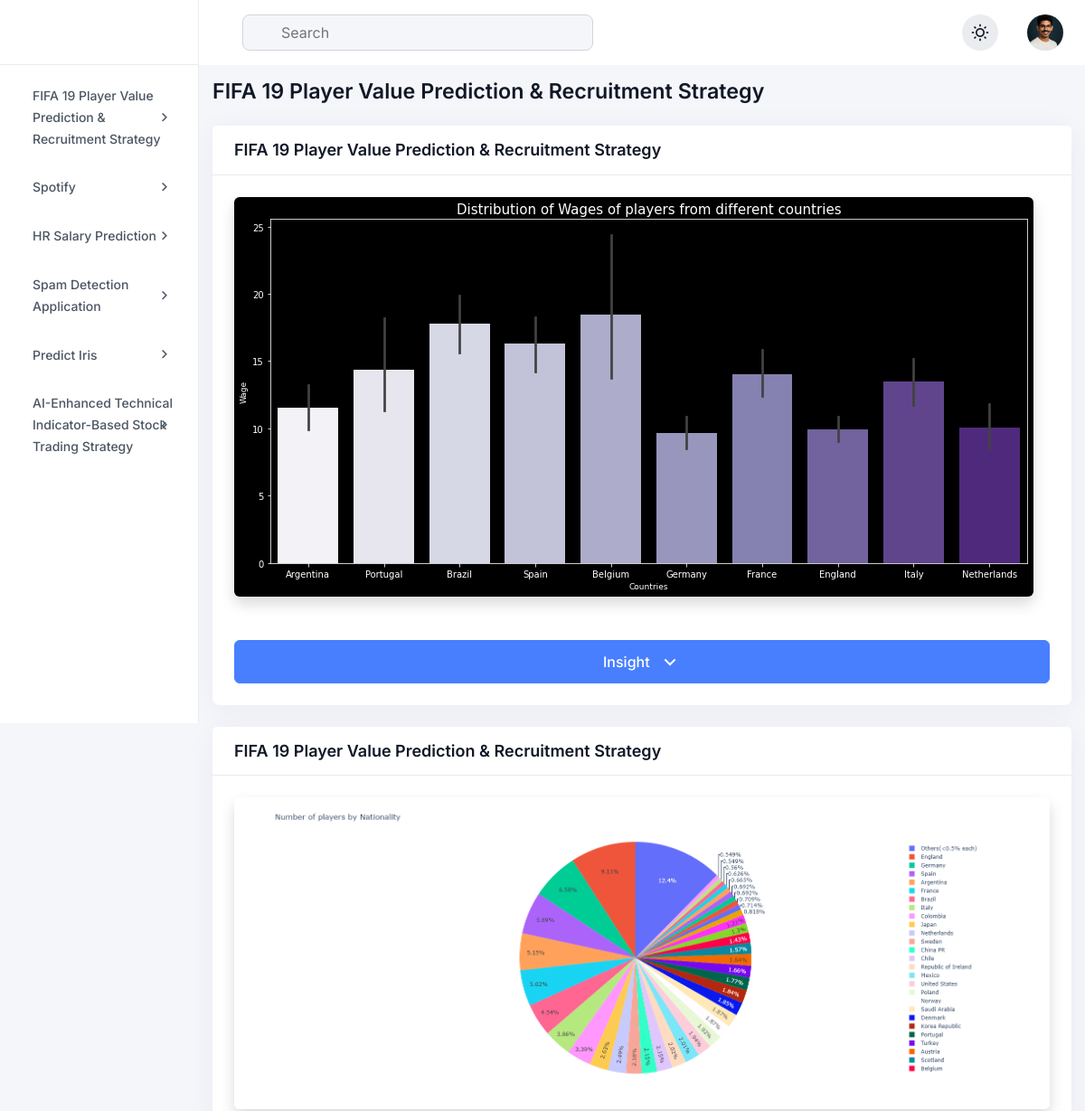
Page /dsa/eda/1/ (upper part) on the earlier database version.
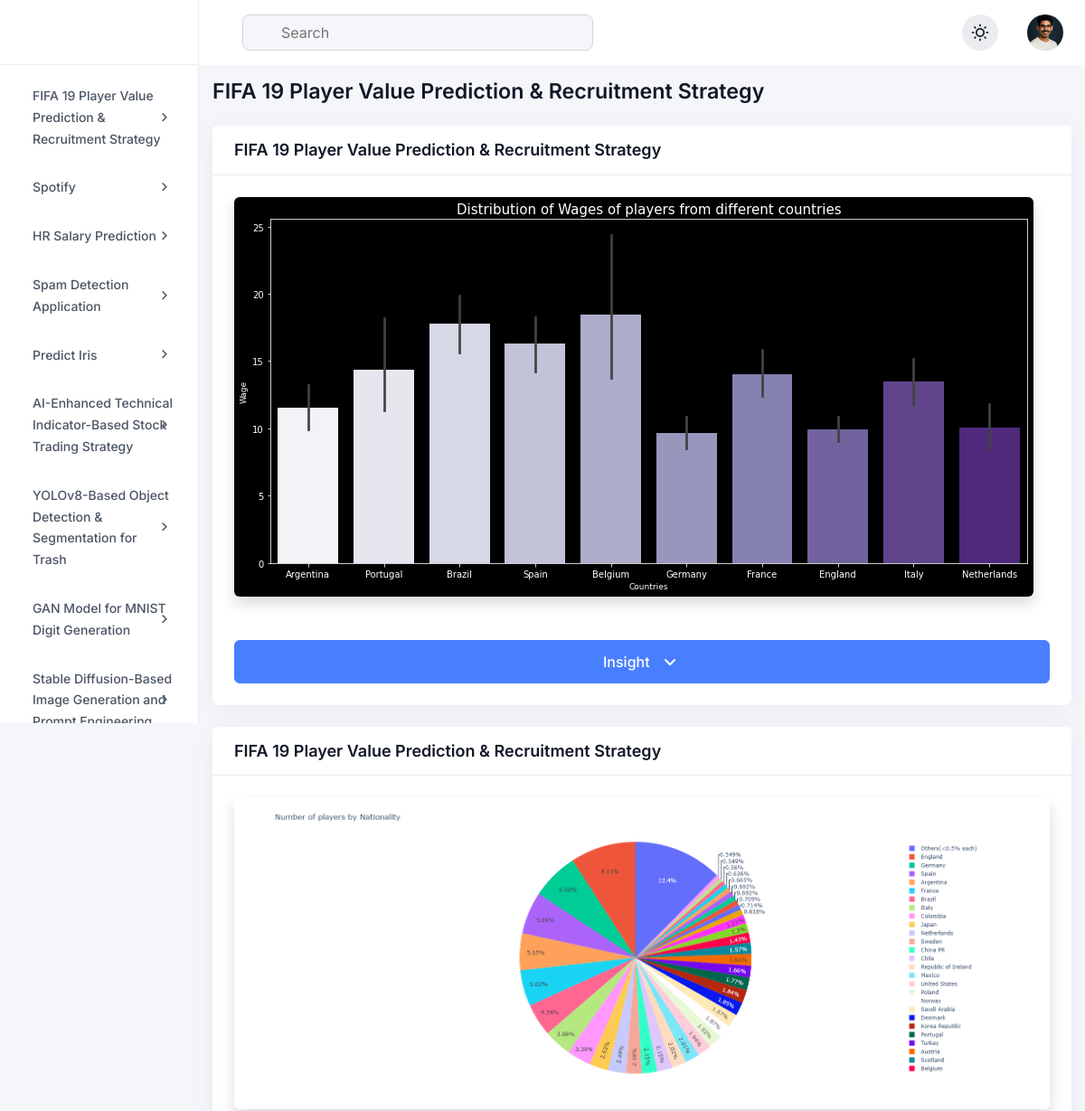
Same page on the later database version.
### analytics/models.py (models this page shows, shortened)
class DataScienceProject(models.Model):
    title = models.CharField(max_length=200, help_text="Title of the project")
    image = models.ImageField(upload_to='Datascience/')
    description = models.TextField(help_text="Brief description of the project")
    popularity = models.PositiveIntegerField(default=0, help_text="Popularity of the project")
    date_created = models.DateTimeField(auto_now_add=True)
    last_updated = models.DateTimeField(auto_now=True)
    slug = models.SlugField(unique=True, max_length=255)
    url = models.URLField(blank=True, null=True)
    problem = models.TextField(blank=True, null=True)
    objective = models.TextField(blank=True, null=True)
    solution = models.TextField(blank=True, null=True)
    technologies_used = models.TextField(blank=True, null=True)
    challenges_faced = models.TextField(blank=True, null=True)
    methodology = models.TextField(blank=True, null=True)
    result = models.TextField(blank=True, null=True)

class EDA(models.Model):
    project = models.ForeignKey(DataScienceProject, on_delete=models.CASCADE, related_name='eda')
    title = models.TextField(help_text="Details of the EDA analysis", default='Null')
    analysis_type = models.CharField(
        max_length=50,
        choices=[
            ('univariate', 'Univariate'),
            ('bivariate', 'Bivariate'),
            ('multivariate', 'Multivariate'),
            ('others','others')
        ],
        help_text="Type of EDA analysis"
    )
    CHART_TYPES = [
        ('histogram', 'Histogram'),
        ('boxplot', 'Boxplot'),
        ('scatterplot', 'Scatter Plot'),
        ('barchart', 'Bar Chart'),
        ('countplot', 'Count Plot'),
        ('violinplot', 'Violin Plot'),
        ('heatmap', 'Heatmap'),
        ('pairplot', 'Pair Plot'),
        ('linechart', 'Line Chart'),
        ('piechart', 'Pie Chart'),
        ('kdeplot', 'KDE Plot'),
        ('swarmplot', 'Swarm Plot'),
        ('others', 'Others')
    ]
    col_size = models.CharField(
        max_length=50,
        choices=[
            ('col-4', 'col-4'),
            ('col-6', 'col-6'),
            ('col-8', 'col-8'),
            ('col-12', 'col-12')
        ],
        help_text="size of the column",blank=True,null=True
    )
    chart_type = models.CharField(
        max_length=50, choices=CHART_TYPES, help_text="Type of chart used in EDA",blank=True,null=True
    )
    popularity = models.PositiveIntegerField(default=0, help_text="Popularity of the project")
    img = models.ImageField(upload_to='EDA/')
    analysis_details = models.TextField(help_text="Details of the EDA analysis")
    insights = models.TextField(help_text="Insights derived from this EDA")

### analytics/views.py (the view)
# urls.py: path('eda/<int:eda_id>/', views.eda_detail, name='eda_detail'),  # EDA detail view
def eda_detail(request, eda_id):
    projects = DataScienceProject.objects.all()
    eda = get_object_or_404(EDA, id=eda_id)
    eda_list = EDA.objects.all()
    ml_models = MLModel.objects.all()
    dashboard_metrics = DashboardMetric.objects.filter(project=eda.project)  # Metrics for the EDA's project
    eda_lists = EDA.objects.filter(project=eda.project).order_by('-popularity')  # EDAs related to the same project
    ml_model = MLModel.objects.filter(project=eda.project)  # ML models related to the same project
    context = {
        'eda': eda,
        'eda_lists': eda_lists,
        'ml_model': ml_model,
        'dashboard_metrics': dashboard_metrics,
        'projects': projects,
        'eda_list': eda_list,
        'ml_models': ml_models,
    }
    return render(request, 'dashboard/eda_detail.html', context)

### templates/dashboard/eda_detail.html (shortened to what this page needs)
{% extends 'dashboard/base.html' %}
{% load static %}
{% block content %}
{% autoescape off %}
<div class="dashboard-main-body">
        <div class="d-flex flex-wrap align-items-center justify-content-between gap-3 mb-24">
            <h6 class="fw-semibold mb-0">{{ eda.project.title }} </h6>
</div>
        <div class="row gy-4">
            {% for eda in eda_lists %}
            {% if eda.col_size == 'col-6' %}
            <div class="col-md-6 col-lg-6">
                <div class="card h-100 p-0">
                    <div class="card-header border-bottom bg-base py-16 px-24">
                        <h6 class="text-lg fw-semibold mb-0"> {{ eda.title }} </h6>
                    </div>
                    <div class="card-body p-24">
                         <img src="{{ eda.img.url }}" alt="EDA Analysis Image" class="img-fluid rounded shadow">
                        <div id="columnChart" class=""></div>
                    </div>
                    <div class="card-body p-24">
                    <div class="align-items-center gap-3">
                        <div class="dropdown">
                            <button class="btn btn-primary-600 not-active px-18 py-11 dropdown-toggle toggle-icon" style="width: 100%;" type="button" data-bs-toggle="dropdown" aria-expanded="false"> Insight </button>
                            <ul class="dropdown-menu" style="width: 100%;">
                                <p>{{ eda.insights }}</p>
                                                         </ul>
                        </div>
                    </div>
                    </div>
                </div>
            </div>
            {% elif eda.col_size == 'col-12' %}
            <div class="col-md-12">
                <div class="card h-100 p-0">
                    <div class="card-header border-bottom bg-base py-16 px-24">
                        <h6 class="text-lg fw-semibold mb-0"> {{ eda.project.title }} </h6>
                    </div>
                    <div class="card-body p-24">
                         <img src="{{ eda.img.url }}" alt="EDA Analysis Image" class="img-fluid rounded shadow">
                    </div>
                    <div class="card-body p-24">
                    <div class="align-items-center gap-3">
                        <div class="dropdown">
                            <button class="btn btn-primary-600 not-active px-18 py-11 dropdown-toggle toggle-icon" style="width: 100%;" type="button" data-bs-toggle="dropdown" aria-expanded="false"> Insight </button>
                        </div>
                    </div>
                    </div>
                </div>
            </div>
{% endif %}
                {% endfor %}
        </div>
    </div>
 {% endautoescape %}
{% endblock %}

### templates/dashboard/base.html (shortened to what this page needs)
{% load static %}
{% load i18n %}
<!DOCTYPE html>
<html lang="en" data-theme="light">
<head>
  <link rel="stylesheet" href="{% static 'assets/css/remixicon.css' %}">
  <link rel="stylesheet" href="{% static 'assets/css/lib/bootstrap.min.css' %}">
  <link rel="stylesheet" href="{% static 'assets/css/lib/apexcharts.css' %}">
  <link rel="stylesheet" href="{% static 'assets/css/lib/dataTables.min.css' %}">
  <link rel="stylesheet" href="{% static 'assets/css/lib/editor-katex.min.css' %}">
  <link rel="stylesheet" href="{% static 'assets/css/lib/editor.atom-one-dark.min.css' %}">
  <link rel="stylesheet" href="{% static 'assets/css/lib/editor.quill.snow.css' %}">
  <link rel="stylesheet" href="{% static 'assets/css/lib/flatpickr.min.css' %}">
  <link rel="stylesheet" href="{% static 'assets/css/lib/full-calendar.css' %}">
  <link rel="stylesheet" href="{% static 'assets/css/lib/jquery-jvectormap-2.0.5.css' %}">
  <link rel="stylesheet" href="{% static 'assets/css/lib/magnific-popup.css' %}">
  <link rel="stylesheet" href="{% static 'assets/css/lib/slick.css' %}">
  <link rel="stylesheet" href="{% static 'assets/css/lib/prism.css' %}">
  <link rel="stylesheet" href="{% static 'assets/css/lib/file-upload.css' %}">
  <link rel="stylesheet" href="{% static 'assets/css/lib/audioplayer.css' %}">
  <link rel="stylesheet" href="{% static 'assets/css/style.css' %}">
</head>
<body>
<aside class="sidebar">
  <div>
    <a href="" class="sidebar-logo">
    </a>
  </div>
  <div class="sidebar-menu-area">
    <ul class="sidebar-menu" id="sidebar-menu">
         {% for project in projects %}
      <li class="dropdown">
        <a href="{% url 'project_detail' slug=project.slug %}" style="margin-bottom:10px;">
  <span>{{ project.title }}</span>
  </a>
{% endfor %}
        </ul>
  </div>
</aside>
<main class="dashboard-main">
  <div class="navbar-header">
  <div class="row align-items-center justify-content-between">
    <div class="col-auto">
      <div class="d-flex flex-wrap align-items-center gap-4">
        <form class="navbar-search">
          <input type="text" name="search" placeholder="Search">
        </form>
      </div>
    </div>
    <div class="col-auto">
      <div class="d-flex flex-wrap align-items-center gap-3">
        <button type="button" data-theme-toggle class="w-40-px h-40-px bg-neutral-200 rounded-circle d-flex justify-content-center align-items-center"></button>
        <div class="dropdown">
          <button class="d-flex justify-content-center align-items-center rounded-circle" type="button" data-bs-toggle="dropdown">
            <img src="{% static 'sunil.png' %}" alt="image" class="w-40-px h-40-px object-fit-cover rounded-circle">
          </button>
        </div>
      </div>
    </div>
  </div>
</div>
{% block content %}
    {% endblock %}
</main>
</body>
</html>

Differences in the rows shown:
added DataScienceProject: title "YOLOv8-Based Object Detection & Segmentation for Trash"
added DataScienceProject: title "GAN Model for MNIST Digit Generation"
added DataScienceProject: title "Stable Diffusion-Based Image Generation and…"
